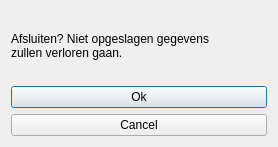
<?xml version="1.0" encoding="UTF-8"?>
<ui version="4.0">
 <class>exitDialog</class>
 <widget class="QDialog" name="exitDialog">
  <property name="geometry">
   <rect>
    <x>0</x>
    <y>0</y>
    <width>278</width>
    <height>147</height>
   </rect>
  </property>
  <property name="windowTitle">
   <string>Exit</string>
  </property>
  <layout class="QVBoxLayout" name="verticalLayout">
   <item>
    <widget class="QLabel" name="label">
     <property name="text">
      <string>Afsluiten? Niet opgeslagen gegevens
zullen verloren gaan.</string>
     </property>
    </widget>
   </item>
   <item>
    <widget class="QPushButton" name="okButton">
     <property name="text">
      <string>Ok</string>
     </property>
    </widget>
   </item>
   <item>
    <widget class="QPushButton" name="cancelButton">
     <property name="text">
      <string>Cancel</string>
     </property>
    </widget>
   </item>
  </layout>
 </widget>
 <resources/>
 <connections/>
</ui>
